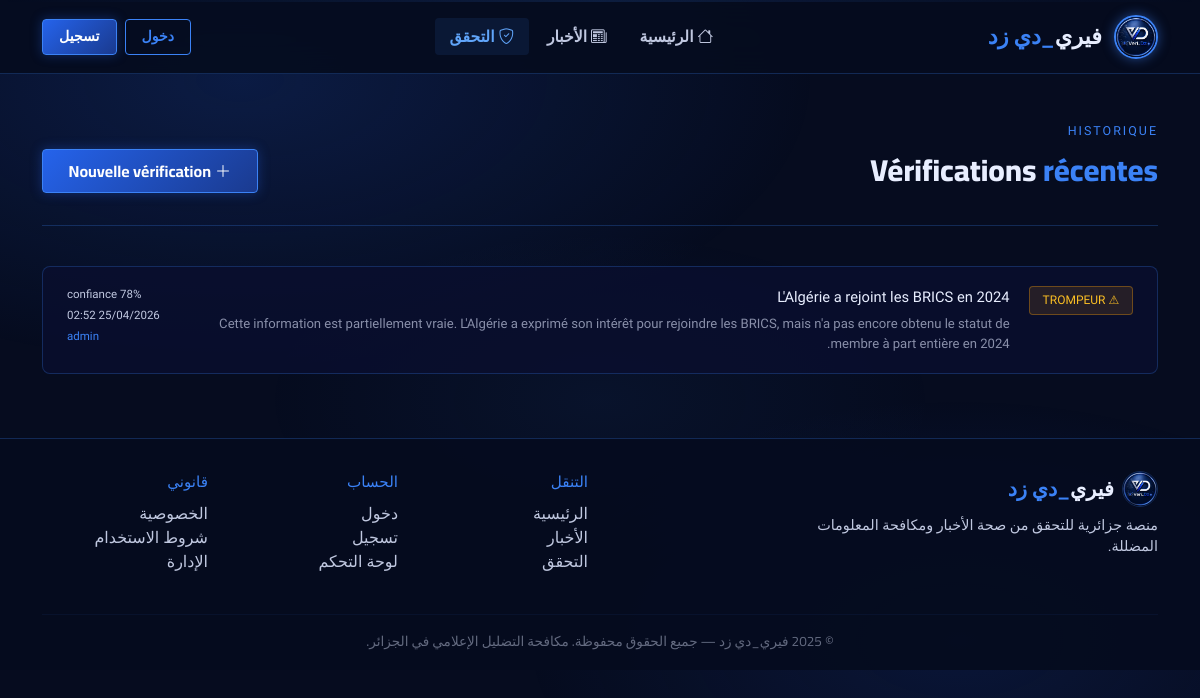
Page /fact-check/history/ on the committed database.
### factcheck/models.py (models this page shows, shortened)
class FactCheckResult(models.Model):
    VERDICT_CHOICES = [
        ('true', 'Vrai'),
        ('false', 'Faux'),
        ('misleading', 'Trompeur'),
        ('partial', 'Partiellement vrai'),
        ('unverifiable', 'Non vérifiable'),
    ]
    user = models.ForeignKey(
        settings.AUTH_USER_MODEL,
        on_delete=models.SET_NULL,
        null=True, blank=True,
        related_name='fact_checks'
    )
    input_text = models.TextField()
    input_url = models.URLField(blank=True)
    verdict = models.CharField(max_length=20, choices=VERDICT_CHOICES)
    confidence_score = models.FloatField(default=0.0)  # 0.0 - 1.0
    explanation = models.TextField()
    key_claims = models.TextField(blank=True)
    red_flags = models.TextField(blank=True)
    sources_suggested = models.TextField(blank=True)
    created_at = models.DateTimeField(auto_now_add=True)
    def confidence_pct(self):
        return int(self.confidence_score * 100)
    class Meta:
        ordering = ['-created_at']
        verbose_name = 'Résultat de vérification'
        verbose_name_plural = 'Résultats de vérification'

### accounts/models.py (models this page shows, shortened)
class User(AbstractUser):
    is_journalist = models.BooleanField(default=False)
    bio = models.TextField(blank=True)
    organization = models.CharField(max_length=200, blank=True)
    avatar = models.ImageField(upload_to='avatars/', blank=True, null=True)
    class Meta:
        verbose_name = 'Utilisateur'
        verbose_name_plural = 'Utilisateurs'

### factcheck/views.py (the view)
# urls.py: path('history/', views.factcheck_history, name='factcheck_history'),
def factcheck_history(request):
    checks = FactCheckResult.objects.all()[:50]
    return render(request, 'factcheck/history.html', {'checks': checks})

### factcheck/templates/factcheck/history.html (shortened to what this page needs)
{% extends 'base.html' %}
{% block nav_fact %}active{% endblock %}
{% block content %}
<div class="container">
    <div class="page-header">
        <div style="font-family:var(--font-mono);font-size:0.78rem;color:var(--vd-bright);letter-spacing:2px;margin-bottom:0.5rem;">HISTORIQUE</div>
        <div class="d-flex justify-content-between align-items-center flex-wrap gap-3">
            <h1 class="vd-section-title mb-0">Vérifications <span class="accent">récentes</span></h1>
            <a href="/fact-check/" class="btn-vd-primary"><i class="bi bi-plus-lg me-1"></i>Nouvelle vérification</a>
        </div>
    </div>
    {% if checks %}
    {% for check in checks %}
    <div class="hist-row">
        <div class="hist-verdict-badge hv-{{ check.verdict }}">
            {% if check.verdict == 'true' %}✓ VRAI
            {% elif check.verdict == 'false' %}✗ FAUX
            {% elif check.verdict == 'misleading' %}⚠ TROMPEUR
            {% elif check.verdict == 'partial' %}≈ PARTIEL
            {% else %}? N/V{% endif %}
        </div>
        <div class="flex-grow-1">
            <div style="font-size:0.92rem;color:var(--vd-white);margin-bottom:0.4rem;">
                {{ check.input_text|truncatechars:120 }}
            </div>
            <div style="font-size:0.82rem;color:rgba(192,200,224,0.7);line-height:1.5;">
                {{ check.explanation|truncatechars:180 }}
            </div>
        </div>
        <div class="text-end flex-shrink-0" style="min-width:80px;">
            <div class="conf-mini">{{ check.confidence_pct }}% confiance</div>
            <div class="conf-mini mt-1">{{ check.created_at|date:"d/m/Y H:i" }}</div>
            {% if check.user %}<div class="conf-mini mt-1" style="color:var(--vd-bright);">{{ check.user.username }}</div>{% endif %}
        </div>
    </div>
    {% endfor %}
    {% else %}
    <div class="text-center py-5">
        <i class="bi bi-clock-history" style="font-size:3rem;color:rgba(59,130,246,0.3);"></i>
        <p class="text-vd-silver mt-3">Aucune vérification effectuée pour le moment.</p>
        <a href="/fact-check/" class="btn-vd-primary mt-2">Commencer à vérifier</a>
    </div>
    {% endif %}
</div>
{% endblock %}

### templates/base.html (style rules this page uses)
:root { --vd-navy: #0a0f2e; --vd-dark: #060c1f; --vd-blue: #1a3a8f; --vd-accent: #2563eb; --vd-bright: #3b82f6; --vd-glow: #60a5fa; --vd-silver: #c0c8e0; --vd-white: #e8eeff; --vd-border: rgba(59,130,246,0.25); --vd-card-bg: rgba(10,15,46,0.85); --vd-panel: rgba(26,58,143,0.12); --font-main: 'Cairo', sans-serif; --font-body: 'Tajawal', sans-serif; }
* { box-sizing: border-box; }
body { background: var(--vd-dark); color: var(--vd-white); font-family: var(--font-body); min-height: 100vh; overflow-x: hidden; direction: rtl; }
body::before { content: ''; position: fixed; inset: 0; background: radial-gradient(ellipse 80% 60% at 20% 10%, rgba(37,99,235,0.18) 0%, transparent 60%), radial-gradient(ellipse 60% 50% at 80% 80%, rgba(26,58,143,0.22) 0%, transparent 60%), radial-gradient(ellipse 40% 30% at 50% 50%, rgba(59,130,246,0.06) 0%, transparent 70%); pointer-events: none; z-index: 0; }
.btn-vd-primary { background: linear-gradient(135deg, var(--vd-accent), var(--vd-blue)); color: #fff; border: 1px solid var(--vd-bright); font-family: var(--font-main); font-size: 1rem; font-weight: 700; padding: 0.55rem 1.6rem; border-radius: 4px; transition: all 0.25s; box-shadow: 0 0 12px rgba(37,99,235,0.35); text-decoration: none; display: inline-block; }
.vd-section-title { font-family: var(--font-main); font-weight: 800; font-size: 1.9rem; color: var(--vd-white); }
.vd-section-title .accent { color: var(--vd-bright); }
.bi { margin-left: 4px; margin-right: 0; }
.me-1 { margin-left: 0.25rem !important; margin-right: 0 !important; }

### factcheck/templates/factcheck/history.html (style rules this page uses)
.page-header { padding: 3rem 0 2rem; border-bottom: 1px solid var(--vd-border); margin-bottom: 2.5rem; }
.hist-row { background: var(--vd-card-bg); border: 1px solid var(--vd-border); border-radius: 8px; padding: 1.2rem 1.5rem; margin-bottom: 0.8rem; display: flex; gap: 1.2rem; align-items: flex-start; transition: border-color 0.2s; }
.hist-verdict-badge { font-family: var(--font-mono); font-size: 0.75rem; padding: 0.3rem 0.8rem; border-radius: 4px; white-space: nowrap; flex-shrink: 0; border: 1px solid; }
.hv-misleading { background:rgba(245,158,11,0.12);color:#fbbf24;border-color:rgba(245,158,11,0.35); }
.conf-mini { font-family:var(--font-mono);font-size:0.72rem;color:var(--vd-silver); }

### rows in the picture
FactCheckResult: verdict "⚠ TROMPEUR", input_text "L'Algérie a rejoint les BRICS en 2024", explanation "Cette information est partiellement vraie. L'Algérie a exprimé son intérêt pour rejoindre les BRICS, mais n'a pas encore obtenu le statut de membre à part entière en 2024.", confidence_pct "78", created_at "25/04/2026 02:52", user.username "admin"
